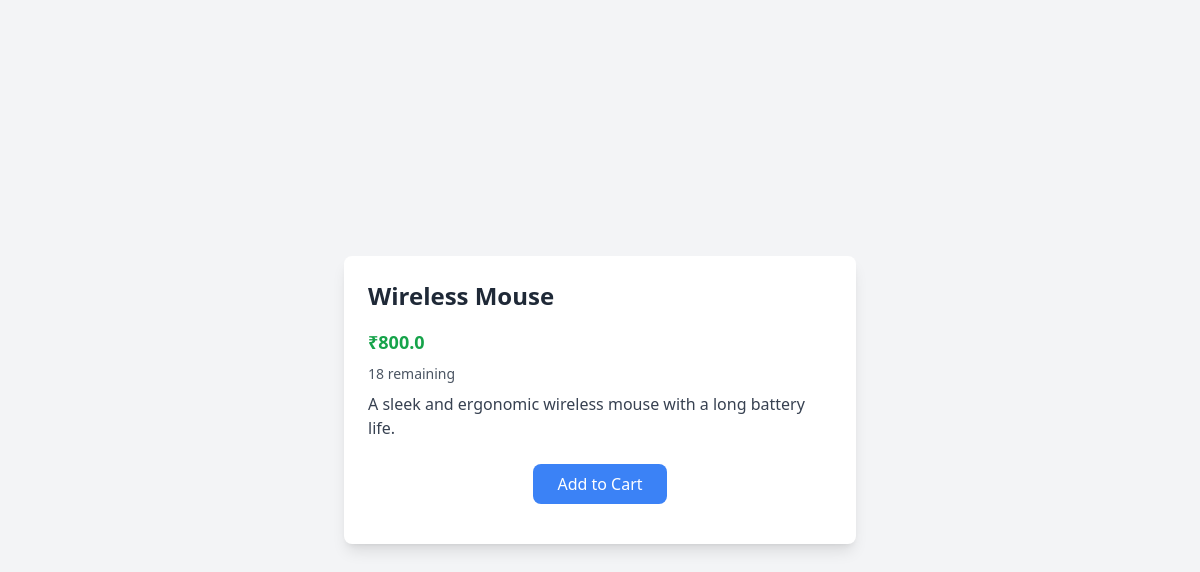
The app's page /product/2 with its own data.
### tables this page shows
CREATE TABLE products (
            id INTEGER PRIMARY KEY AUTOINCREMENT,
            name TEXT NOT NULL,
            description TEXT NOT NULL,
            cost REAL NOT NULL,
            qty INTEGER DEFAULT 0
        );

### main.py (the view)
@app.route('/product/<product_id>')
def product(product_id):
    product = products.get_product(product_id)
    return flask.render_template('product_view.jinja', product=product,srn=SRN)

### products/__init__.py (called while the page is built)
def get_product(product_id: int) -> Product:
    return Product.load(dao.get_product(product_id))

    def load(data):
        return Product(data['id'], data['name'], data['description'], data['cost'], data['qty'])

### products/dao.py (called while the page is built)
def connect(path):
    exists = os.path.exists(path)
    __conn = sqlite3.connect(path)
    if not exists:
        create_tables(__conn)
    __conn.row_factory = sqlite3.Row
    return __conn

def get_product(product_id: int):
    conn = connect('products.db')
    cursor = conn.cursor()
    cursor.execute('SELECT * FROM products WHERE id = ?', (product_id,))
    product = cursor.fetchone()
    return product

### templates/product_view.jinja (shortened to what this page needs)
<html>
<head>
    <script src="https://cdn.tailwindcss.com"></script>
</head>
<body class="bg-gray-100 min-h-screen flex items-center justify-center">
    <div class="container max-w-lg mx-auto p-6 bg-white rounded-lg shadow-lg">
        <h1 class="text-2xl font-bold text-gray-800 mb-4">{{ product.name }}</h1>
        <p class="text-lg text-green-600 font-semibold mb-2">₹{{ product.cost }}</p>
        <p class="text-sm text-gray-600 mb-2">{{ product.qty }} remaining</p>
        <p class="text-gray-700 mb-6">{{ product.description }}</p>
        <form action="/cart/{{ product.id }}" method="POST" class="text-center">
            <button
                type="submit"
                class="bg-blue-500 text-white px-6 py-2 rounded-lg hover:bg-blue-600 focus:outline-none focus:ring-2 focus:ring-blue-400"
            >
                Add to Cart
            </button>
        </form>
    </div>
</body>
</html>

### records on screen
products: name "Wireless Mouse", cost "800.0", qty "18", description "A sleek and ergonomic wireless mouse with a long battery life."
